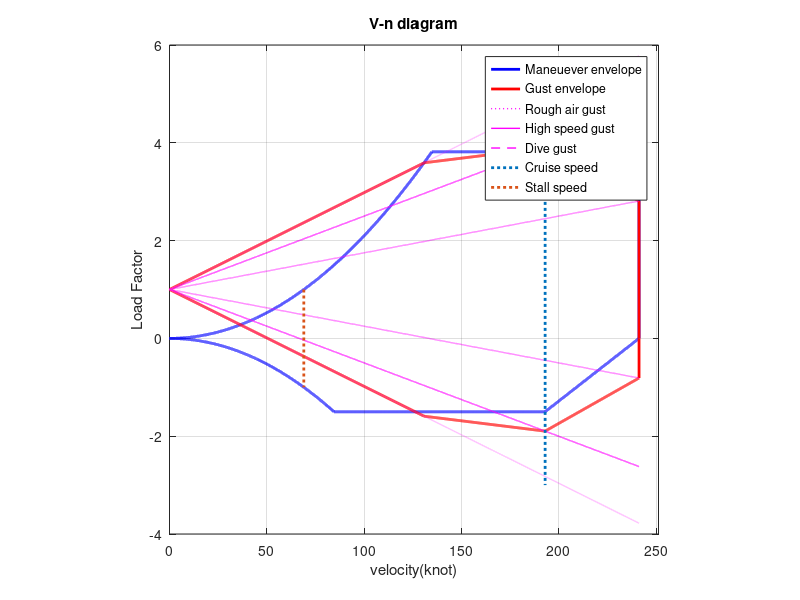

Source code (MATLAB):

clear all
clc
close all
% 0.592 knot = 1 ft/s, 1 knot = 1.688 ft/s
% load factor = Total lift/ weight

d=0.0021; %density, slug/ft^3 , alt = 5000ft
cl=1.6;   %max lift coefficient, Reynolds number = 6500000
c = 4.5;  %mean aerodynamic chord, ft
b = 36.74; % wingspan
S= 175; % wing area, ft^2
AR = b^2/S; %aspect ratio 
W= 4000; %MTOW , lb
WL=W/S;  % wingload
g= 32.26; % gravity acceleration ft/s^2  
cla=4.5; % fig 3.4.14 find with AR and times 180/3.14
mu=(2*WL)/(d*g*c*cla); % mass ratio
k=(0.88*mu)/(5.3+mu); % gust alleviation factor in subsonic

u1=66; % rough air gust, ft/s, U_de
u2=50; % high speed gust, ft/s, U_de
u3=25; % dive speed gust, ft/s, U_de
vc = 193; %cruise speed, knots
vd = vc*1.25; % dive speed, typically vc*1.25
vb = vd/2; % maneuever speed at rough air gust
nlimit=2.1+24000/(W+10000); %maximum positive load factor, more than 2.1+24000/(W+10000)
nnlimit=-1.5; %maximum negative load factor

v=0 : 0.01 : vd; % velocity
n=(d*cl*((1.69*v).^2))/(2*WL); % load fator
nn=-n;

ng1 = 1+((k*u1*v*cla)/(498*WL)); %rough air gust load factor
ng2 = 1+((k*u2*v*cla)/(498*WL)); %high speed gust load factor
ng3 = 1+((k*u3*v*cla)/(498*WL)); %dive gust load factor
ng11 = 1-((k*u1*v*cla)/(498*WL)); %rough air gust load factor
ng22 = 1-((k*u2*v*cla)/(498*WL)); %high gust load factor
ng33 = 1-((k*u3*v*cla)/(498*WL)); %dive gust load factor
temp = roots([(d*cl*((1.69)^2))/(2*WL) -((k*u1*cla)/(498*WL)) -1]);
vb=temp(temp>0);

n( n > nlimit ) = nlimit; % restrict positive load factor
nn( nn < nnlimit )= nnlimit; % restrict negative load factor
n( v >= vd) = 0; % positive load factor = 0 at dive speed
nn( v >= vd) = 0; % negative load factor = 0 at dive speed

for i = find(v==vc) : find(v==vd)
    
    nn(i) = -nnlimit/(vd-vc)*(v(i)-vc)+nnlimit;
    
end

ngp1 = 1+((k*u1*vb*cla)/(498*WL)); % rough air gust point
ngp2 = 1+((k*u2*vc*cla)/(498*WL)); % high speed air gust point
ngp3 = 1+((k*u3*vd*cla)/(498*WL)); % dive speed air gust point
ngp11 = 1-((k*u1*vb*cla)/(498*WL)); % - rough air gust point 
ngp22 = 1-((k*u2*vc*cla)/(498*WL)); % - high speed air gust point
ngp33 = 1-((k*u3*vd*cla)/(498*WL)); % - dive speed air gust point

for i = 1:1001
gx(i) = 0+(i-1)*vb/1000;
gy(i) = (ngp1-1)/vb*gx(i)+1;
end
for i = 1002:2002
gx(i) = gx(1001)+(i-1002)*(vc-vb)/1000;
gy(i) = (ngp2-ngp1)/(vc-vb)*gx(i)-(ngp2-ngp1)/(vc-vb)*gx(1001)+gy(1001);
end
for i = 2003:3003
gx(i) = gx(2002)+(i-2003)*(vd-vc)/1000;
gy(i) = (ngp3-ngp2)/(vd-vc)*gx(i)-(ngp3-ngp2)/(vd-vc)*gx(2002)+gy(2002);
end

for i = 1:1001
gx2(i) = 0+(i-1)*vb/1000;
gy2(i) = (ngp11-1)/vb*gx2(i)+1;
end
for i = 1002:2002
gx2(i) = gx2(1001)+(i-1002)*(vc-vb)/1000;
gy2(i) = (ngp22-ngp11)/(vc-vb)*gx2(i)-(ngp22-ngp11)/(vc-vb)*gx2(1001)+gy2(1001);
end
for i = 2003:3003
gx2(i) = gx2(2002)+(i-2003)*(vd-vc)/1000;
gy2(i) = (ngp33-ngp22)/(vd-vc)*gx2(i)-(ngp33-ngp22)/(vd-vc)*gx2(2002)+gy2(2002);
end
gx(3004)=vd+0.001; gy(3004)=0;
gx2(3004)=vd+0.001; gy2(3004)=0;


figure(1)

% Maneuever envelope
a1 = plot(v,n, 'b','LineWidth',2);
hold on
plot(v,nn,'b', 'LineWidth',2);




% Gust envelope
 a2 = plot(gx,gy,'r', 'LineWidth',2);
 plot(gx2,gy2, 'r','LineWidth',2);
 
%Gust line 
a3 = plot(v,ng1,'m:', 'LineWidth',1);
a4 = plot(v,ng2,'m-', 'LineWidth',1);
a5 = plot(v,ng3,'m--', 'LineWidth',1);

plot(v,ng11,'m:', 'LineWidth',1)
plot(v,ng22,'m-', 'LineWidth',1)
plot(v,ng33,'m--', 'LineWidth',1)

% velocity check line
xv = vc;  
ystart = 5;
 yend = -3;
 a6 = plot([xv xv], [ystart yend],':','LineWidth',2);
 
 temp = find(n<=1);
 temp = sort(temp,'descend');
 vs = v(temp(2));
a7 = plot([vs vs], [1 -1],':','LineWidth',2);

legend([a1, a2, a3, a4, a5, a6,a7],{'Maneuever envelope', 'Gust envelope','Rough air gust',... 
        'High speed gust', 'Dive gust','Cruise speed','Stall speed'})
grid on
title('V-n diagram');
xlabel('velocity(knot)');ylabel('Load Factor');
xlim([0 vd+10])

axis('square')
